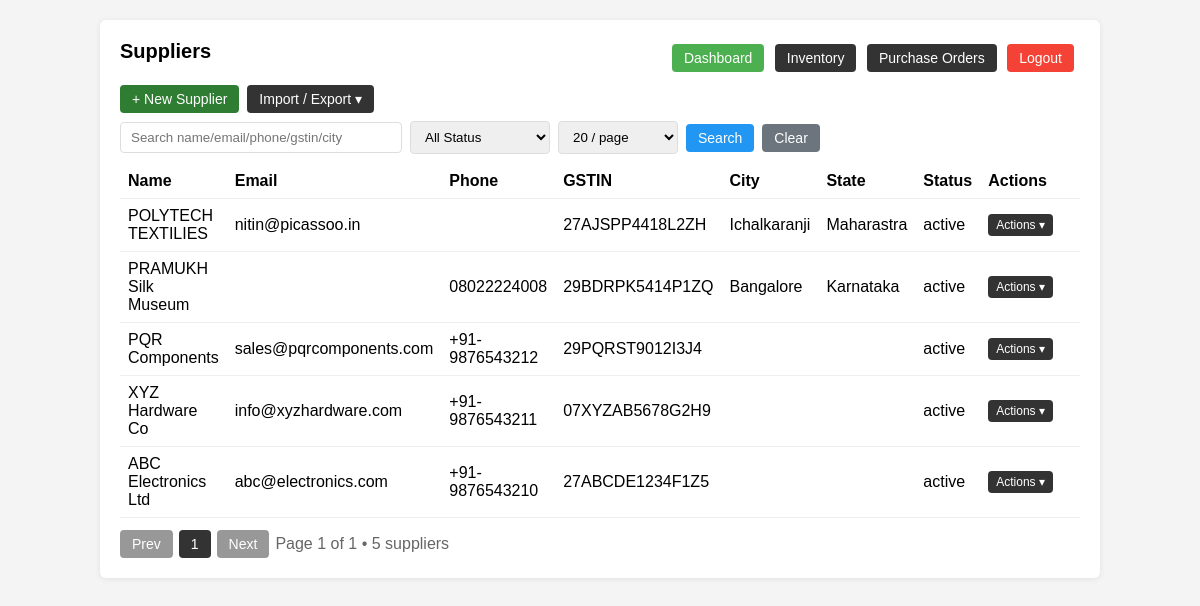
The app's page /suppliers with its own data.
### tables this page shows
CREATE TABLE suppliers (
            id INTEGER PRIMARY KEY AUTOINCREMENT,
            name TEXT NOT NULL,
            email TEXT,
            phone TEXT,
            address TEXT,
            gstin TEXT,
            status TEXT DEFAULT 'active',
            created_at TEXT DEFAULT CURRENT_TIMESTAMP,
            updated_at TEXT DEFAULT CURRENT_TIMESTAMP
        , city TEXT, pincode TEXT, state TEXT, gst_type TEXT DEFAULT 'regular', contact_person TEXT, mobile TEXT);

### app.py (the view)
@app.route("/suppliers", endpoint="supplier_list")
def supplier_list():
    q = request.args.get("q", "").strip()
    status = request.args.get("status", "")
    per_page = int(request.args.get("per_page", 20))
    page = int(request.args.get("page", 1))
    db = get_db()
    sql = "SELECT * FROM suppliers WHERE 1=1"
    params = []
    if q:
        sql += """ AND (name LIKE ? OR email LIKE ? OR phone LIKE ? OR gstin LIKE ? OR city LIKE ? OR state LIKE ?)"""
        params += [f"%{q}%"] * 6
    if status:
        sql += " AND status = ?"
        params.append(status)
    total = db.execute(f"SELECT COUNT(*) FROM ({sql})", params).fetchone()[0]
    pages = (total + per_page - 1) // per_page
    suppliers = db.execute(
        sql + " ORDER BY id DESC LIMIT ? OFFSET ?",
        params + [per_page, (page - 1) * per_page]
    ).fetchall()
    return render_template(
        "suppliers/list.html",
        suppliers=suppliers, q=q, status=status,
        per_page=per_page, page=page, pages=pages, total=total
    )

### app.py (called while the page is built)
def get_db():
    if 'db' not in g:
        g.db = sqlite3.connect(DB_PATH)
        g.db.row_factory = sqlite3.Row
    return g.db

@app.before_request
def load_logged_in_user():
    user_id = session.get('user_id')
    if user_id is None:
        g.user = None
    else:
        db = get_db()
        g.user = db.execute('SELECT * FROM users WHERE id = ?', (user_id,)).fetchone()

### templates/suppliers/list.html (shortened to what this page needs)
<!DOCTYPE html>
<html lang="en">
<head>
</head>
<body>
  <div class="container">
    <div class="topnav">
      <h1>Suppliers</h1>
      <div class="nav">
        <a href="/" class="button" style="background:#4CAF50">Dashboard</a>
        <a href="/items" class="button">Inventory</a>
        <a href="/purchase-orders" class="button">Purchase Orders</a>
        <a href="/logout" class="button" style="background:#f44336">Logout</a>
      </div>
    </div>
    <div class="actions">
      <a href="/suppliers/new" class="button" style="background:#2e7d32">+ New Supplier</a>
      <div class="dropdown">
        <button type="button" class="button" onclick="toggleDD('suppExportDD')">Import / Export ▾</button>
      </div>
      <form method="GET" action="/suppliers" style="display:flex;gap:8px;flex-wrap:wrap;align-items:center">
        <input name="q" value="{{ q or '' }}" type="text" placeholder="Search name/email/phone/gstin/city" style="padding:7px 10px;width:260px;border:1px solid #ddd;border-radius:4px" />
        <select name="status" style="padding:7px 10px;border:1px solid #ddd;border-radius:4px;min-width:140px" onchange="this.form.submit()">
          <option value="" {{ 'selected' if not status else '' }}>All Status</option>
        </select>
        <select name="per_page" style="padding:7px 10px;border:1px solid #ddd;border-radius:4px;min-width:120px" onchange="this.form.submit()">
          {% for n in [20,50,100] %}
          <option value="{{ n }}" {{ 'selected' if per_page==n else '' }}>{{ n }} / page</option>
          {% endfor %}
        </select>
        <button type="submit" class="button" style="background:#2196F3">Search</button>
        <a class="button" href="/suppliers" style="background:#6c757d">Clear</a>
      </form>
    </div>
    <table id="suppliersTable">
      <thead>
        <tr>
          <th>Name</th>
          <th>Email</th>
          <th>Phone</th>
          <th>GSTIN</th>
          <th>City</th>
          <th>State</th>
          <th>Status</th>
          <th style="width:160px">Actions</th>
        </tr>
      </thead>
      <tbody>
        {% for s in suppliers %}
        <tr data-name="{{ (s['name'] or '')|e }}" data-email="{{ (s['email'] or '')|e }}" data-city="{{ (s['city'] or '')|e }}" data-status="{{ (s['status'] or '')|e }}">
          <td>{{ s['name'] }}</td>
          <td>{{ s['email'] or '' }}</td>
          <td>{{ s['phone'] or '' }}</td>
          <td>{{ s['gstin'] or '' }}</td>
          <td>{{ s['city'] or '' }}</td>
          <td>{{ s['state'] or '' }}</td>
          <td>{{ s['status'] or '' }}</td>
          <td class="row-actions">
            <div class="dropdown">
              <button type="button" class="button" onclick="toggleRowDD(this)">Actions ▾</button>
            </div>
          </td>
        </tr>
        {% else %}
        <tr><td colspan="8">No suppliers found.</td></tr>
        {% endfor %}
      </tbody>
    </table>
    <div class="pagination" style="margin-top:12px;display:flex;gap:6px;flex-wrap:wrap;align-items:center">
      <a class="button" href="{{ url_for('supplier_list', q=q, status=status, per_page=per_page, page=page-1) }}" {% if page<=1 %}style="pointer-events:none;opacity:.5"{% endif %}>Prev</a>
      {% for p in range(1, (pages or 1)+1) %}
        <a class="button {% if p==page %}active{% endif %}" href="{{ url_for('supplier_list', q=q, status=status, per_page=per_page, page=p) }}">{{ p }}</a>
      {% endfor %}
      <a class="button" href="{{ url_for('supplier_list', q=q, status=status, per_page=per_page, page=page+1) }}" {% if page>=pages %}style="pointer-events:none;opacity:.5"{% endif %}>Next</a>
      <span class="muted">Page {{ page }} of {{ pages }} • {{ total }} suppliers</span>
    </div>
  </div>
</body>
</html>

### templates/suppliers/list.html (style rules this page uses)
body { font-family: Arial, sans-serif; background:#f4f4f4; margin:0; }
.container { max-width: 960px; margin:20px auto; background:#fff; padding:20px; border-radius:6px; box-shadow:0 1px 6px rgba(0,0,0,0.08); }
h1 { margin:0 0 12px; font-size:20px; }
a.button, button.button { display:inline-block; padding:6px 12px; font-size:14px; background:#333; color:#fff; text-decoration:none; border:none; border-radius:4px; cursor:pointer; }
.topnav { display:flex;justify-content:space-between;align-items:center;margin-bottom:10px }
.nav a { margin-right:6px }
.actions { margin-bottom:10px;display:flex;flex-wrap:wrap;align-items:center;gap:8px }
table { width:100%; border-collapse:collapse; }
th, td { padding:8px; border-bottom:1px solid #eee; text-align:left; }
.row-actions button { background:#f44336; color:white; border:none; padding:4px 8px; border-radius:4px; cursor:pointer; font-size:12px; }
.dropdown { position:relative;display:inline-block }
.dropdown > .button { background:#333 }
.pagination .muted { color:#666 }

### records on screen
suppliers: name "POLYTECH TEXTILIES", email "nitin@picassoo.in", gstin "27AJSPP4418L2ZH", city "Ichalkaranji", state "Maharastra", status "active"
suppliers: name "PRAMUKH Silk Museum", phone "08022224008", gstin "29BDRPK5414P1ZQ", city "Bangalore", state "Karnataka", status "active"
suppliers: name "PQR Components", email "sales@pqrcomponents.com", phone "+91-9876543212", gstin "29PQRST9012I3J4", status "active"
suppliers: name "XYZ Hardware Co", email "info@xyzhardware.com", phone "+91-9876543211", gstin "07XYZAB5678G2H9", status "active"
suppliers: name "ABC Electronics Ltd", email "abc@electronics.com", phone "+91-9876543210", gstin "27ABCDE1234F1Z5", status "active"

### other values on screen
{{ p }} "1"
{{ page }} "1"
{{ pages }} "1"
{{ total }} "5"
form field per_page "20 / page"
